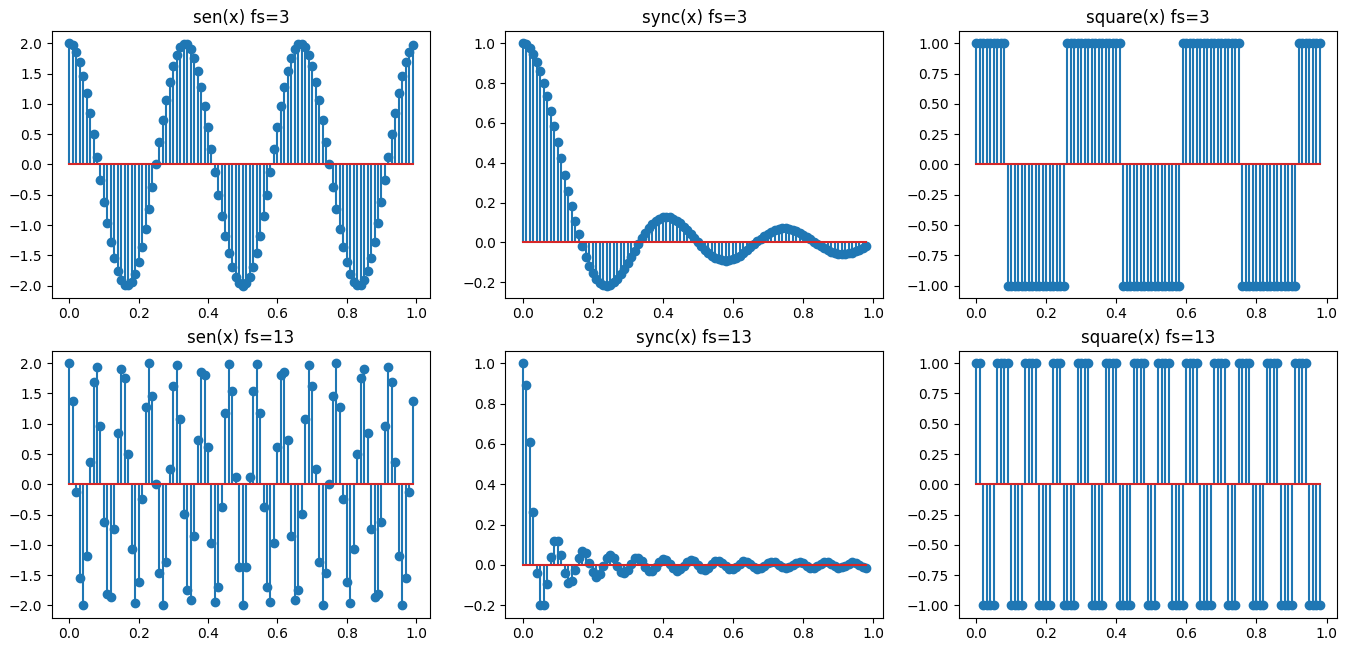

Write the Python code that produced this figure.
import numpy as np
import matplotlib.pyplot as plt
import algorithms as alg

# Ejercicio 1
# 1.1
t, y = alg.senoidal(0,1,3,100,2,np.pi/2)
plt.subplot(2,3,1)
plt.stem(t,y)
plt.title("sen(x) fs=3")

t, y = alg.senoidal(0,1,13,100,2,np.pi/2)
plt.subplot(2,3,4)
plt.stem(t,y)
plt.title("sen(x) fs=13")

# 1.2
t, y = alg.sync(0,1,3,100)
plt.subplot(2,3,2)
plt.stem(t,y)
plt.title("sync(x) fs=3")

t, y = alg.sync(0,1,13,100)
plt.subplot(2,3,5)
plt.stem(t,y)
plt.title("sync(x) fs=13")

# 1.3
t, y = alg.square(0,1,3,100,np.pi/2)
plt.subplot(2,3,3)
plt.stem(t,y)
plt.title("square(x) fs=3")

t, y = alg.square(0,1,13,100,np.pi/2)
plt.subplot(2,3,6)
plt.stem(t,y)
plt.title("square(x) fs=13")


plt.show()
